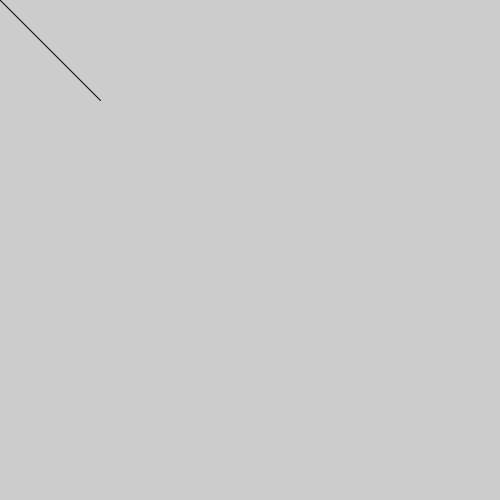
Frame 1 (no input)
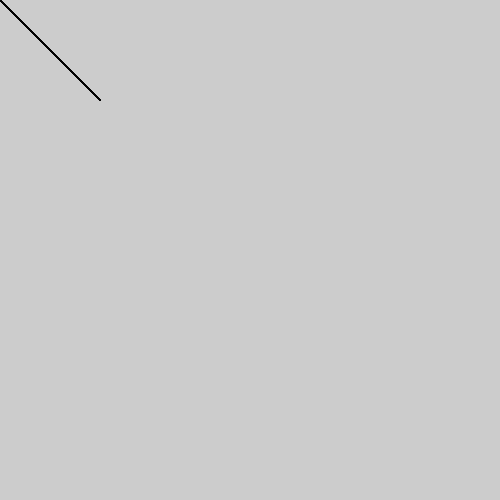
Frame 60 (the mouse pressed at the canvas centre just before this capture)
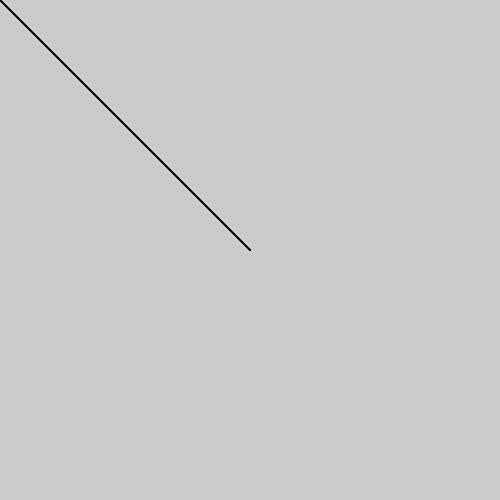
Frame 120 (the mouse held since frame 60 and released just before this capture)

The Processing sketch that drew these frames (run headless with seeded random() and noise(); from frame 60 on, the mouse is pressed at the canvas centre):

// Processing sketch: sketch_02_void_intro
// ── sketch_02_void_intro.pde

//to write a function; void + name of function + variables inbetween () + {function}
void setup() {
  //whatever is written here will be executed just once
  //it will be at the beggining
  size(500, 500);
}

void draw() {
  //whatever is written here will be executed all the time after setup
line(0, 0, 100, 100);
//there are different internal values to be found; mouseX and mouseY
line(0, 0, mouseX, mouseY);
 //frameRate to measure the speed
println(frameRate);
}
